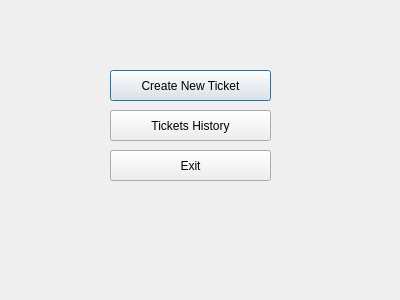
<?xml version="1.0" encoding="UTF-8"?>
<ui version="4.0">
 <class>Navigation</class>
 <widget class="QDialog" name="Navigation">
  <property name="geometry">
   <rect>
    <x>0</x>
    <y>0</y>
    <width>400</width>
    <height>300</height>
   </rect>
  </property>
  <property name="windowTitle">
   <string>Bus Ticketing System</string>
  </property>
  <widget class="QPushButton" name="createNewTicketButton">
   <property name="geometry">
    <rect>
     <x>110</x>
     <y>70</y>
     <width>161</width>
     <height>31</height>
    </rect>
   </property>
   <property name="text">
    <string>Create New Ticket</string>
   </property>
  </widget>
  <widget class="QPushButton" name="viewHistoryButton">
   <property name="geometry">
    <rect>
     <x>110</x>
     <y>110</y>
     <width>161</width>
     <height>31</height>
    </rect>
   </property>
   <property name="text">
    <string>Tickets History</string>
   </property>
  </widget>
  <widget class="QPushButton" name="exitButton">
   <property name="geometry">
    <rect>
     <x>110</x>
     <y>150</y>
     <width>161</width>
     <height>31</height>
    </rect>
   </property>
   <property name="text">
    <string>Exit</string>
   </property>
  </widget>
 </widget>
 <resources/>
 <connections/>
</ui>
